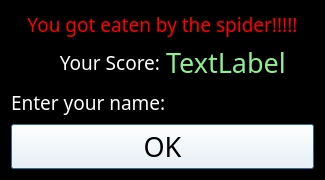
<?xml version="1.0" encoding="UTF-8"?>
<ui version="4.0">
 <class>GameOver</class>
 <widget class="QDialog" name="GameOver">
  <property name="geometry">
   <rect>
    <x>0</x>
    <y>0</y>
    <width>530</width>
    <height>300</height>
   </rect>
  </property>
  <property name="windowTitle">
   <string>GAME OVER</string>
  </property>
  <property name="styleSheet">
   <string notr="true">background: black;
color: white;</string>
  </property>
  <layout class="QVBoxLayout" name="verticalLayout">
   <property name="sizeConstraint">
    <enum>QLayout::SetFixedSize</enum>
   </property>
   <item>
    <widget class="QLabel" name="label">
     <property name="font">
      <font>
       <family>Ravie</family>
       <pointsize>14</pointsize>
      </font>
     </property>
     <property name="styleSheet">
      <string notr="true">color: red;</string>
     </property>
     <property name="text">
      <string>You got eaten by the spider!!!!!</string>
     </property>
     <property name="alignment">
      <set>Qt::AlignCenter</set>
     </property>
    </widget>
   </item>
   <item>
    <layout class="QHBoxLayout" name="horizontalLayout_2">
     <item>
      <widget class="QLabel" name="label_3">
       <property name="font">
        <font>
         <family>Ravie</family>
         <pointsize>14</pointsize>
        </font>
       </property>
       <property name="text">
        <string>Your Score:</string>
       </property>
       <property name="alignment">
        <set>Qt::AlignRight|Qt::AlignTrailing|Qt::AlignVCenter</set>
       </property>
      </widget>
     </item>
     <item>
      <widget class="QLabel" name="score">
       <property name="font">
        <font>
         <family>Ravie</family>
         <pointsize>20</pointsize>
        </font>
       </property>
       <property name="styleSheet">
        <string notr="true">color: lightgreen;</string>
       </property>
       <property name="text">
        <string>TextLabel</string>
       </property>
      </widget>
     </item>
    </layout>
   </item>
   <item>
    <layout class="QHBoxLayout" name="horizontalLayout">
     <item>
      <widget class="QLabel" name="label_2">
       <property name="font">
        <font>
         <family>Ravie</family>
         <pointsize>14</pointsize>
        </font>
       </property>
       <property name="text">
        <string>Enter your name:</string>
       </property>
      </widget>
     </item>
     <item>
      <widget class="QLineEdit" name="lineEdit">
       <property name="font">
        <font>
         <family>Ravie</family>
         <pointsize>12</pointsize>
        </font>
       </property>
       <property name="styleSheet">
        <string notr="true">color: blue;</string>
       </property>
      </widget>
     </item>
    </layout>
   </item>
   <item>
    <widget class="QPushButton" name="pushButton">
     <property name="font">
      <font>
       <family>Ravie</family>
       <pointsize>20</pointsize>
      </font>
     </property>
     <property name="styleSheet">
      <string notr="true">background: white;
color: black;</string>
     </property>
     <property name="text">
      <string>OK</string>
     </property>
    </widget>
   </item>
  </layout>
 </widget>
 <resources/>
 <connections/>
</ui>
